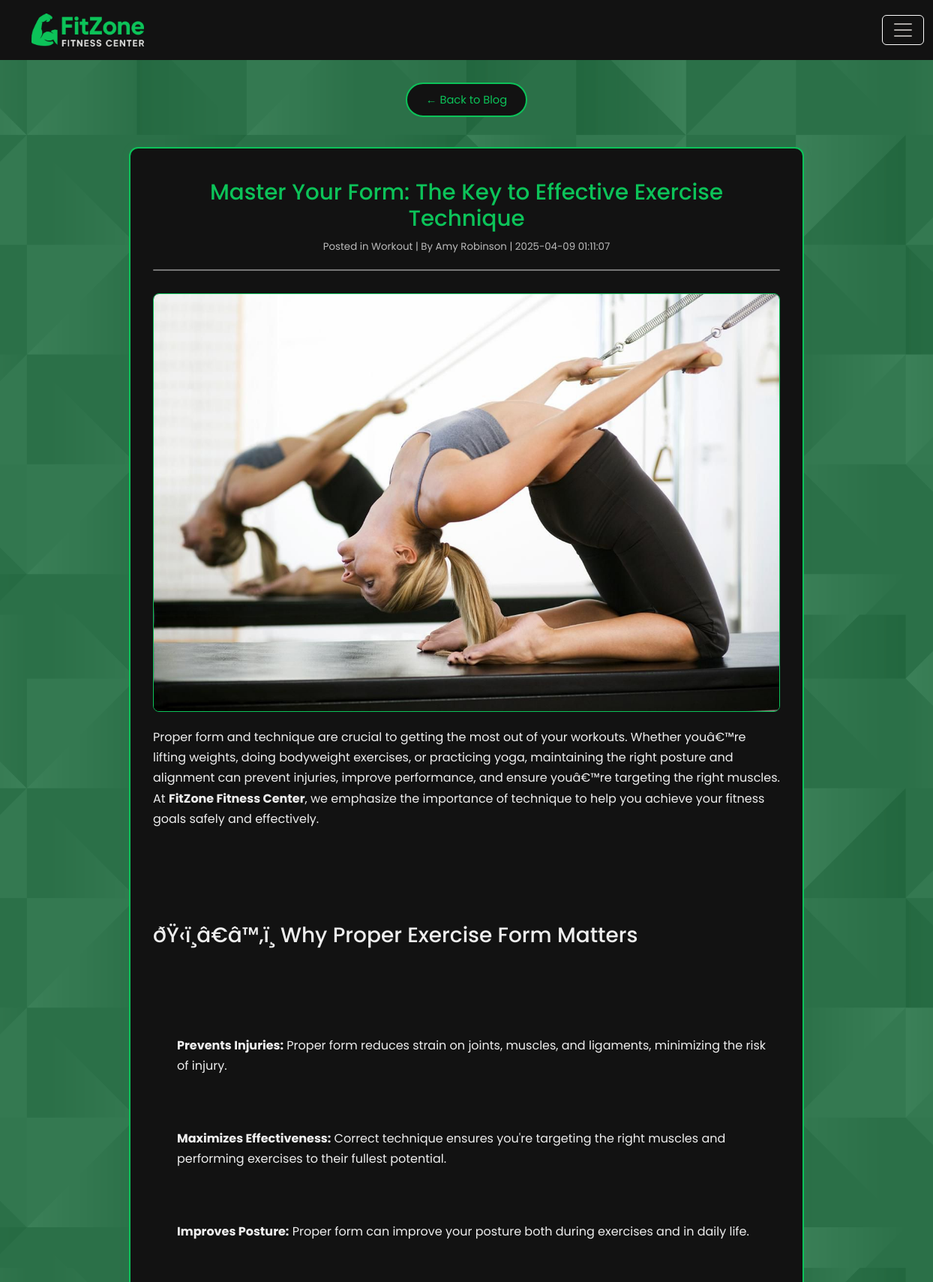
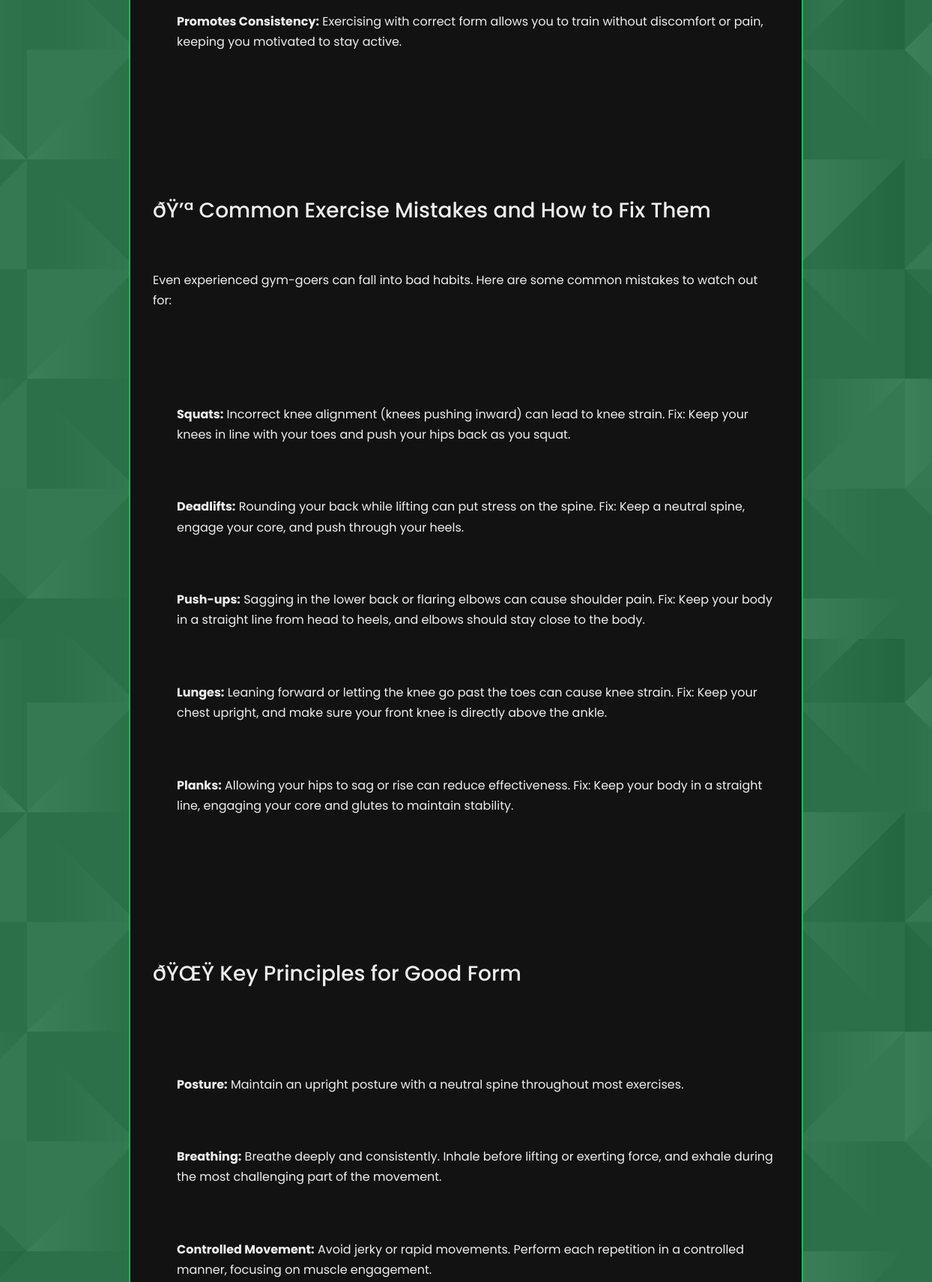
Screenshot of /pages/blog-view.php?post_id=5 (upper part) with the database file from the repository (2 pictures, top to bottom).
### tables this page shows
CREATE TABLE `blog_posts` (
  `post_id` int(5) NOT NULL,
  `title` varchar(100) NOT NULL,
  `content` text NOT NULL,
  `category` varchar(100) NOT NULL,
  `author` varchar(100) NOT NULL,
  `image` varchar(255) NOT NULL,
  `created_at` timestamp NOT NULL DEFAULT current_timestamp()
);

### pages/blog-view.php (the view, shortened to what this page needs)
<?php
    include '../includes/db-connection.php';
    $id = $_GET['post_id'];
    $stmt = $conn->prepare("SELECT * FROM blog_posts WHERE post_id = ?");
    $stmt->bind_param("i", $id);
    $stmt->execute();
    $post = $stmt->get_result()->fetch_assoc();
?>
<!DOCTYPE html>
<html>
    <head>
        <link href="https://cdn.jsdelivr.net/npm/bootstrap@5.3.3/dist/css/bootstrap.min.css" rel="stylesheet">
        <link rel="stylesheet" type="text/css" href="../public/css/header.css">
        <link rel="stylesheet" type="text/css" href="../public/css/footer.css">
        <link rel="stylesheet" type="text/css" href="./blog-view.css">
    </head>
    <body id="personal-training-body">
        <header>
            <nav class="navbar navbar-expand-xxl" id="navbar" style="background-color: #121212;">
              <div class="container-fluid">
                <a href="../index.php"><img src="../public/images/logo.png" class="float-start" alt="Logo" id="header-logo"></a>
                <button class="navbar-toggler" type="button" data-bs-toggle="collapse" data-bs-target="#navbarSupportedContent" aria-controls="navbarSupportedContent" aria-expanded="false" aria-label="Toggle navigation">
                  <span class="navbar-toggler-icon"></span>
                </button>
              </div>
            </nav>
        </header>
        <div class="back-btn-wrapper">
          <a href="blog.php" class="back-btn">← Back to Blog</a>
        </div>
        <div class="blog-detail">
          <h1><?= $post['title'] ?></h1>
          <p class="meta">Posted in <?= $post['category'] ?> | By <?= $post['author'] ?> | <?= $post['created_at'] ?> <div class="heading-underline"></div></p>
          <img src="../uploads/<?= $post['image'] ?>" alt="Blog Image">
          <div class="content"><?= nl2br($post['content']) ?></div>
        </div>
    </body>
</html>

### public/css/header.css (style rules this page uses)
* { font-family: "Poppins"; }
#header-logo { width: 150px; margin-left: 30px; margin-right: 100px; margin-top: 10px; margin-bottom: 10px; }
#navbar .container-fluid { display: flex; align-items: center; justify-content: space-between; }
.navbar-toggler-icon { filter: invert(100%); }
.navbar-toggler { border-color: white !important; }

### public/css/footer.css (style rules this page uses)
* { font-family: "Poppins"; }
body { font-size: 14pt; display: flex; flex-direction: column; min-height: 100vh; }
ul li { list-style: none; margin-bottom: 15px; font-size: 12pt; }

### pages/blog-view.css (style rules this page uses)
* { font-family: "Poppins"; }
body { font-family: "Poppins", sans-serif; margin: 0; padding: 0; color: rgb(0, 0, 0); text-align: left; background-image: url(../public/images/pattern-bg-img.png); background-color: #14703b; background-position: left; background-size: 100%; background-attachment: fixed; overflow-x: hidden; }
nav { font-size: 14pt; font-weight: 600; text-align: left; }
.blog-detail { background-color: #121212; border: 2px solid #0CC359; color: #FFFFFF; padding: 40px 30px; margin: 40px auto; max-width: 900px; border-radius: 12px; box-shadow: 0 0 12px rgba(12, 195, 89, 0.1); }
.blog-detail h1 { font-size: 22pt; color: #0CC359; margin-bottom: 10px; text-align: center; }
.blog-detail .meta { font-size: 10pt; color: #BBBBBB; text-align: center; margin-bottom: 20px; }
.blog-detail img { max-width: 100%; height: auto; border-radius: 8px; display: block; margin: 20px auto; border: 1px solid #0CC359; }
.blog-detail .content { font-size: 12pt; line-height: 1.7; color: #EEEEEE; margin-top: 20px; white-space: pre-line; }
.back-btn-wrapper { margin-top: 30px; text-align: center; }
.back-btn { display: inline-block; padding: 10px 25px; background-color: #121212; color: #0CC359; border: 2px solid #0CC359; border-radius: 30px; font-size: 11pt; text-decoration: none; transition: all 0.3s ease; }
.heading-underline { width: 100%; height: 2px; background: #767676; border-radius: 3px; top: 35px; left: 0; overflow: hidden; display: flex; text-align: center; align-items: center; margin-top: 5px; margin-bottom: 30px; }

### rows the page displays
blog_posts: title "Master Your Form: The Key to Effective Exercise Technique", category "Workout", author "Amy Robinson", created_at "2025-04-09 01:11:07", image (picture), content "Proper form and technique are crucial to getting the most out of your workouts. Whether youâ€™re lifting weights, doing bodyweight exercises, or practicing yoga, maintaining the right posture and alignment can prevent injuries, improve performance, and ensure youâ€™re targeting the right muscles. At FitZone Fitness Center , we emphasize the importance of technique to help you achieve your fitness goals safely and effectively. ðŸ‹ï¸â€â™‚ï¸ Why Proper Exercise Form Matters Prevents Injuries: Proper form reduces strain on joints, muscles, and ligaments, minimizing the risk of injury. Maximizes Effectiveness: Correct technique ensures you're targeting the right muscles and performing…"
